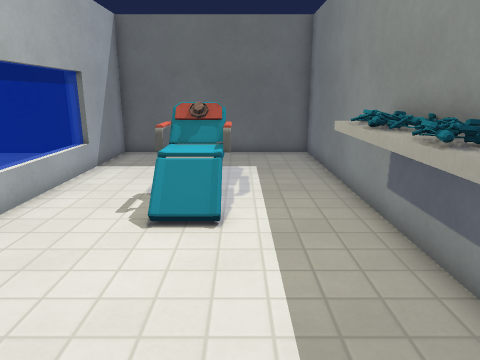
[1] (above)

13 first-person views from a walk through a Godot game level. The camera is 1.4 m above the floor, tilts 14° down and sees 70° across. Doors that lead somewhere are drawn open, without their leaves. The floor is counted in squares, 0.5 m on a side. Each view is taken from the middle of a square. On the plan, view 1 faces up. The plan holds only what a view shows up to about 20 squares ahead; the rest is blank. Flat picture figures and markers are not drawn. Characters and animated objects are left out. Some surface patterns are stand-ins.

[2]
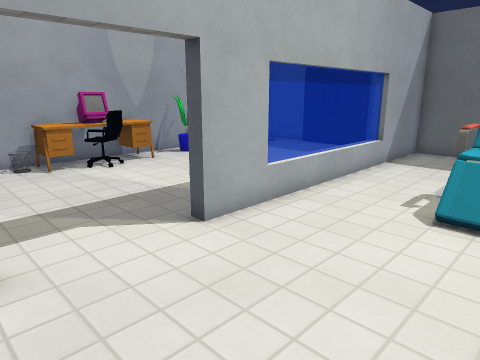

[3]
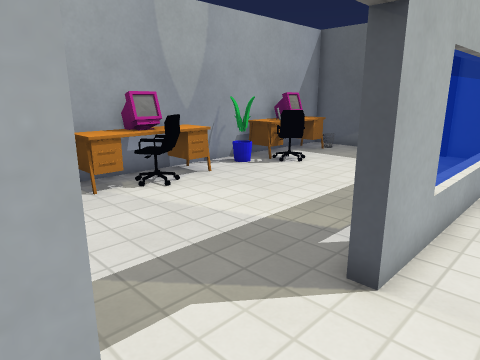

[4]
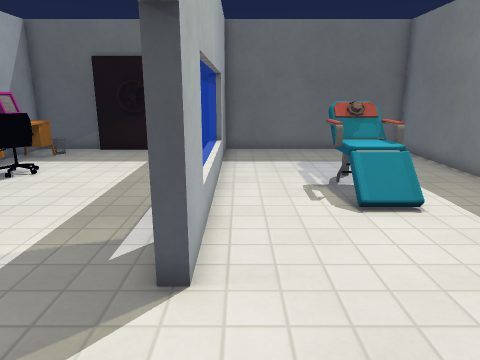

[5]
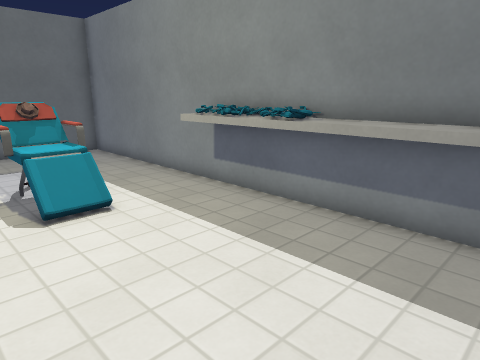

[6]
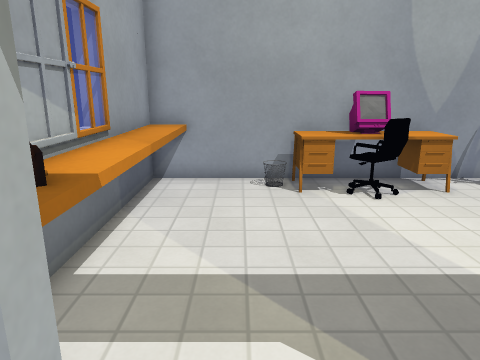

[7]
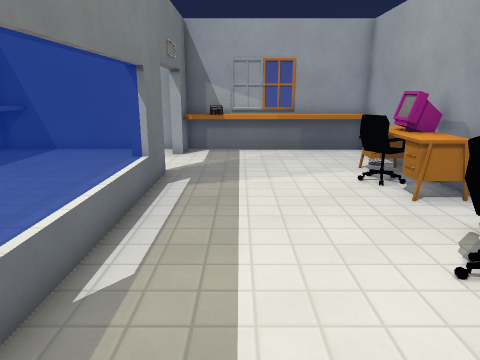

[8]
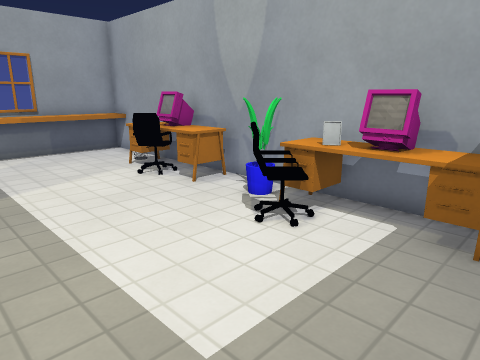

[9]
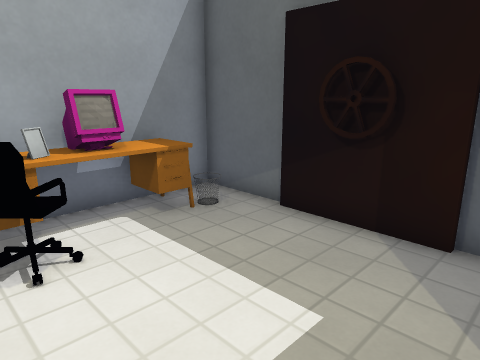

[10]
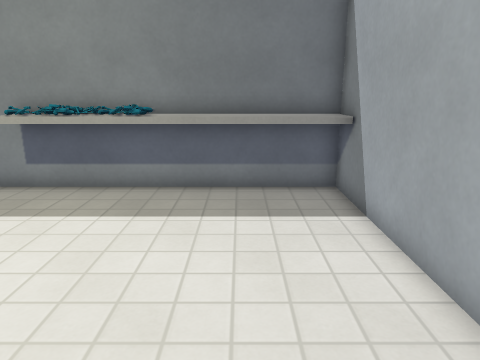

[11]
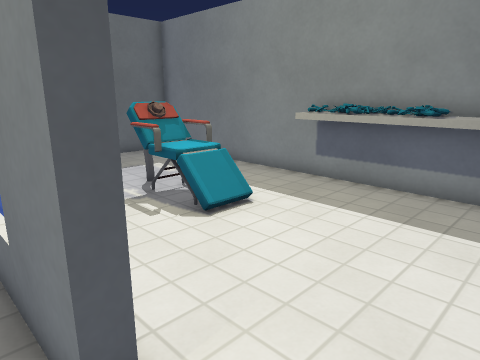

[12]
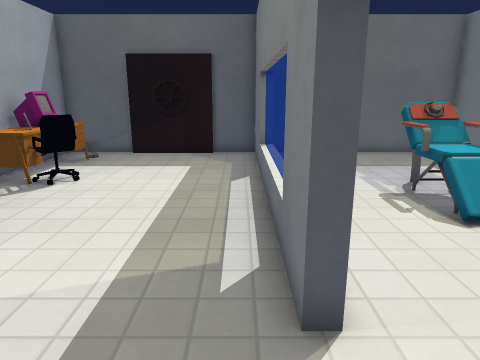

[13]
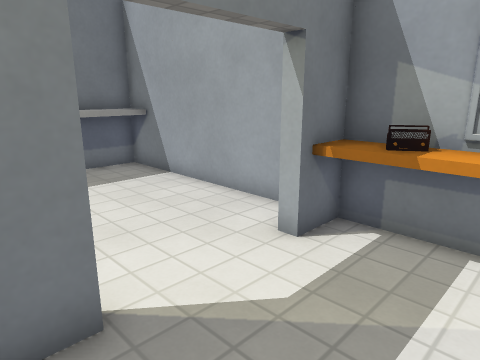

### Floor plan
Key: @ floor where view 1 was taken; # wall or solid block; . floor; D door; ^ raised ledge; T thing the floor can be seen under or through; C chair; H hammer; P plant; E desk; M computer; I picture; R radio; O other object.
Columns run from 16 left of view 1 to 3 right of it. Each row starts with its distance up from view 1.
 17 #####DD#############
 16 #....DD...#........#
 15 #EE.......#........#
 14 #EE.......#........#
 13 #MM.......#........#
 12 #EI.......T........#
 11 #ECCC.....T...CC ..#
 10 ##........T...CCC..#
  9 #.P.......T...C ...#
  8 # ........T...OCC..#
  7 #EE.......T.......^^
  6 #EE.......T.......OO
  5 #MMC......#.......^O
  4 #EMC......#.......HO
  3 #EE.......D.......^^
  2 # ........D.......^^
  1 #.........D.......^^
  0 # ........D.....@.^^
 -1 #^^^^^^^R^#.......^^
 -2 ####################

Where each view was taken, in squares from view 1:
view 1: 0 up, 0 right, facing up
view 2: 1 down, 0 right, facing up-left
view 3: 1 down, 4 left, facing up-left
view 4: 1 down, 5 left, facing up
view 5: 1 down, 4 left, facing up-right
view 6: 1 up, 4 left, facing left
view 7: 16 up, 9 left, facing down
view 8: 16 up, 7 left, facing down-left
view 9: 10 up, 7 left, facing up-left
view 10: 1 up, 7 left, facing right
view 11: 1 up, 7 left, facing up-right
view 12: 0 up, 7 left, facing up
view 13: 5 up, 10 left, facing down-right
